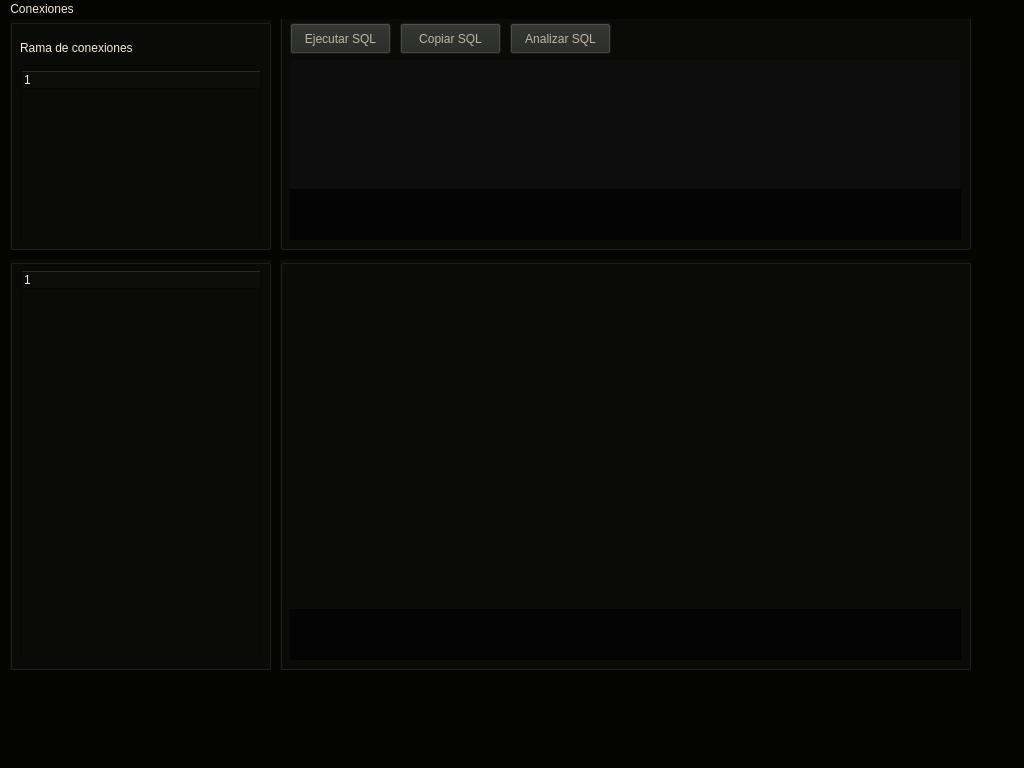
<?xml version="1.0" encoding="UTF-8"?>
<ui version="4.0">
 <class>dbms_main</class>
 <widget class="QMainWindow" name="dbms_main">
  <property name="geometry">
   <rect>
    <x>0</x>
    <y>0</y>
    <width>1024</width>
    <height>768</height>
   </rect>
  </property>
  <property name="windowTitle">
   <string>DBMS (principal)</string>
  </property>
  <property name="styleSheet">
   <string notr="true">background-color: rgb(4, 4, 2);
color: rgb(245, 236, 218);</string>
  </property>
  <widget class="QWidget" name="centralwidget">
   <widget class="QGroupBox" name="gbSqlCommand">
    <property name="geometry">
     <rect>
      <x>280</x>
      <y>-20</y>
      <width>691</width>
      <height>251</height>
     </rect>
    </property>
    <property name="styleSheet">
     <string notr="true">border-color: rgb(89, 88, 76);
background-color: rgb(10, 10, 8);
</string>
    </property>
    <property name="title">
     <string>GroupBox</string>
    </property>
    <widget class="QPlainTextEdit" name="pteSqlCommand">
     <property name="geometry">
      <rect>
       <x>10</x>
       <y>60</y>
       <width>671</width>
       <height>131</height>
      </rect>
     </property>
     <property name="styleSheet">
      <string notr="true">color: rgb(255, 85, 255);
border-color: rgb(47, 47, 47);
background-color: rgb(13, 13, 13);</string>
     </property>
    </widget>
    <widget class="QPlainTextEdit" name="pleSqlDebugger">
     <property name="geometry">
      <rect>
       <x>10</x>
       <y>190</y>
       <width>671</width>
       <height>51</height>
      </rect>
     </property>
     <property name="styleSheet">
      <string notr="true">color: rgb(255, 85, 255);
border-color: rgb(89, 88, 76);
background-color: rgb(4, 4, 4);</string>
     </property>
     <property name="undoRedoEnabled">
      <bool>false</bool>
     </property>
     <property name="readOnly">
      <bool>true</bool>
     </property>
    </widget>
    <widget class="QPushButton" name="btnExecuteSql">
     <property name="geometry">
      <rect>
       <x>10</x>
       <y>24</y>
       <width>101</width>
       <height>31</height>
      </rect>
     </property>
     <property name="styleSheet">
      <string notr="true">background-color: rgb(36, 38, 33);
color: rgb(191, 182, 164);</string>
     </property>
     <property name="text">
      <string>Ejecutar SQL</string>
     </property>
    </widget>
    <widget class="QPushButton" name="btnCopySql">
     <property name="geometry">
      <rect>
       <x>120</x>
       <y>24</y>
       <width>101</width>
       <height>31</height>
      </rect>
     </property>
     <property name="styleSheet">
      <string notr="true">background-color: rgb(36, 38, 33);
color: rgb(191, 182, 164);
</string>
     </property>
     <property name="text">
      <string>Copiar SQL</string>
     </property>
    </widget>
    <widget class="QPushButton" name="btnAnalyzeSql">
     <property name="geometry">
      <rect>
       <x>230</x>
       <y>24</y>
       <width>101</width>
       <height>31</height>
      </rect>
     </property>
     <property name="styleSheet">
      <string notr="true">background-color: rgb(36, 38, 33);
color: rgb(191, 182, 164);</string>
     </property>
     <property name="text">
      <string>Analizar SQL</string>
     </property>
    </widget>
   </widget>
   <widget class="QGroupBox" name="gbDatabaseConn">
    <property name="geometry">
     <rect>
      <x>10</x>
      <y>0</y>
      <width>261</width>
      <height>231</height>
     </rect>
    </property>
    <property name="styleSheet">
     <string notr="true">border-color: rgb(89, 88, 76);
background-color: rgb(10, 10, 8);</string>
    </property>
    <property name="title">
     <string/>
    </property>
    <widget class="QScrollArea" name="saDatabaseConn">
     <property name="geometry">
      <rect>
       <x>10</x>
       <y>50</y>
       <width>241</width>
       <height>171</height>
      </rect>
     </property>
     <property name="widgetResizable">
      <bool>true</bool>
     </property>
     <widget class="QWidget" name="scrollAreaWidgetContents">
      <property name="geometry">
       <rect>
        <x>0</x>
        <y>0</y>
        <width>239</width>
        <height>169</height>
       </rect>
      </property>
      <widget class="QTreeWidget" name="twDatabaseConn">
       <property name="geometry">
        <rect>
         <x>0</x>
         <y>0</y>
         <width>241</width>
         <height>171</height>
        </rect>
       </property>
       <property name="styleSheet">
        <string notr="true">border-color: rgb(89, 88, 76);</string>
       </property>
       <column>
        <property name="text">
         <string notr="true">1</string>
        </property>
       </column>
      </widget>
     </widget>
    </widget>
    <widget class="QLabel" name="label">
     <property name="geometry">
      <rect>
       <x>10</x>
       <y>20</y>
       <width>121</width>
       <height>17</height>
      </rect>
     </property>
     <property name="text">
      <string>Rama de conexiones</string>
     </property>
    </widget>
   </widget>
   <widget class="QGroupBox" name="gbDataView">
    <property name="geometry">
     <rect>
      <x>10</x>
      <y>240</y>
      <width>261</width>
      <height>411</height>
     </rect>
    </property>
    <property name="styleSheet">
     <string notr="true">border-color: rgb(89, 88, 76);
background-color: rgb(10, 10, 8);</string>
    </property>
    <property name="title">
     <string/>
    </property>
    <property name="alignment">
     <set>Qt::AlignmentFlag::AlignCenter</set>
    </property>
    <widget class="QScrollArea" name="saDataView">
     <property name="geometry">
      <rect>
       <x>10</x>
       <y>10</y>
       <width>241</width>
       <height>391</height>
      </rect>
     </property>
     <property name="widgetResizable">
      <bool>true</bool>
     </property>
     <widget class="QWidget" name="scrollAreaWidgetContents_2">
      <property name="geometry">
       <rect>
        <x>0</x>
        <y>0</y>
        <width>239</width>
        <height>389</height>
       </rect>
      </property>
      <widget class="QTreeWidget" name="twDataView">
       <property name="geometry">
        <rect>
         <x>0</x>
         <y>0</y>
         <width>241</width>
         <height>401</height>
        </rect>
       </property>
       <column>
        <property name="text">
         <string notr="true">1</string>
        </property>
       </column>
      </widget>
     </widget>
    </widget>
   </widget>
   <widget class="QGroupBox" name="gbSqlOutput">
    <property name="geometry">
     <rect>
      <x>280</x>
      <y>240</y>
      <width>691</width>
      <height>411</height>
     </rect>
    </property>
    <property name="styleSheet">
     <string notr="true">border-color: rgb(89, 88, 76);
background-color: rgb(10, 10, 8);</string>
    </property>
    <property name="title">
     <string/>
    </property>
    <widget class="QTableView" name="tvSqlOutput">
     <property name="geometry">
      <rect>
       <x>5</x>
       <y>11</y>
       <width>681</width>
       <height>331</height>
      </rect>
     </property>
    </widget>
    <widget class="QPlainTextEdit" name="pteSqlOutput">
     <property name="geometry">
      <rect>
       <x>10</x>
       <y>350</y>
       <width>671</width>
       <height>51</height>
      </rect>
     </property>
     <property name="styleSheet">
      <string notr="true">color: rgb(255, 85, 255);
border-color: rgb(89, 88, 76);
background-color: rgb(4, 4, 4);</string>
     </property>
     <property name="undoRedoEnabled">
      <bool>false</bool>
     </property>
     <property name="readOnly">
      <bool>true</bool>
     </property>
    </widget>
   </widget>
  </widget>
  <widget class="QMenuBar" name="menubar">
   <property name="geometry">
    <rect>
     <x>0</x>
     <y>0</y>
     <width>1024</width>
     <height>22</height>
    </rect>
   </property>
   <widget class="QMenu" name="menuConexiones">
    <property name="title">
     <string>Conexiones</string>
    </property>
    <addaction name="actionAgregar_nueva_conexi_n_2"/>
    <addaction name="actionSalir_de_conexi_n_actual"/>
    <addaction name="actionEliminar_TODAS_las_conexiones"/>
    <addaction name="actionSalida_forzada"/>
   </widget>
   <addaction name="menuConexiones"/>
  </widget>
  <widget class="QStatusBar" name="statusbar"/>
  <action name="actionAgregar_nueva_conexi_n">
   <property name="text">
    <string>Agregar nueva conexión,,,</string>
   </property>
  </action>
  <action name="actionDesconectar_la_ses_n_actual">
   <property name="text">
    <string>Desconectar la sesión actual...</string>
   </property>
  </action>
  <action name="actionElmnar_TODAS_las_conexiones">
   <property name="text">
    <string>Elmnar TODAS las conexiones...</string>
   </property>
  </action>
  <action name="actionSalir_del_DBMS_forzado">
   <property name="text">
    <string>Salir del DBMS (forzado)</string>
   </property>
  </action>
  <action name="actionAgregar_nueva_conexi_n_2">
   <property name="text">
    <string>Agregar nueva conexión</string>
   </property>
  </action>
  <action name="actionSalir_de_conexi_n_actual">
   <property name="text">
    <string>Salir de conexión actual</string>
   </property>
  </action>
  <action name="actionEliminar_TODAS_las_conexiones">
   <property name="text">
    <string>Eliminar TODAS las conexiones</string>
   </property>
  </action>
  <action name="actionSalida_forzada">
   <property name="text">
    <string>Salida (forzada)</string>
   </property>
  </action>
 </widget>
 <resources/>
 <connections/>
</ui>
